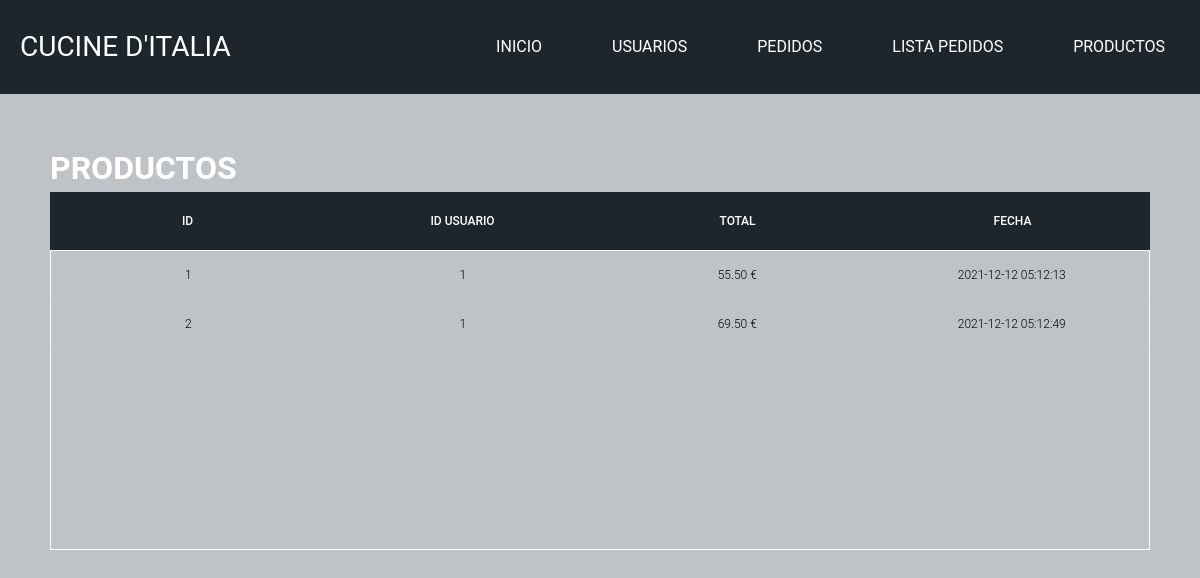
The app's page /admin/pedidos.php with its own data.
### tables this page shows
CREATE TABLE `pedidos` (
  `id_pedido` int(20) NOT NULL,
  `id_usuario` int(11) NOT NULL,
  `total` decimal(5,2) NOT NULL,
  `fecha` datetime NOT NULL
);

### admin/pedidos.php (the view, shortened to what this page needs)
<!DOCTYPE html>
<html lang="es">
<head>
    <link rel="stylesheet" href="./css/normalize.css">
    <link rel="stylesheet" href="../css/estilos_admin.css">
</head>
<body>
    <div id="header">
        <div class="logo">
          <a>Cucine d'Italia</a>
        </div>
        <nav>
          <ul>
            <li>
              <a href="./index_admin.php">Inicio</a>
            </li>
            <li>
              <a href="./usuarios.php">Usuarios</a>
            <li>
              <a href="./pedidos.php">Pedidos</a>
            </li>
            <li>
              <a href="./lista_pedidos.php">Lista Pedidos</a>
            </li>
            <li>
              <a href="./productos_admin.php">Productos</a>
            </li>
          </ul>
        </nav>
      </div>
<section>
  <h1>Productos</h1>
  <div class="tbl-header">
    <table cellpadding="0" cellspacing="0">
      <thead>
        <tr>
          <th>ID</th>
          <th>Id Usuario</th>
          <th>Total</th>
          <th>Fecha</th>
        </tr>
      </thead>
    </table>
  </div>
  <div class="tbl-content">
    <?php
        include('../php/conexion_be.php');
        $resultado = $conexion -> query("SELECT * FROM pedidos");
        while($fila = mysqli_fetch_array($resultado)){
    ?>
    <table cellpadding="0" cellspacing="0">
      <tbody>
        <tr>
          <td><?php echo $fila['id_pedido'];?></td>
          <td><?php echo $fila['id_usuario'];?></td>
          <td><?php echo $fila['total'];?> €</td>
          <td><?php echo $fila['fecha'];?></td>
        </tr>
      </tbody>
    </table>
    <?php } ?>
  </div>
</section>
</body>
</html>

### css/estilos_admin.css (style rules this page uses)
*, *:before, *:after { -moz-box-sizing:border-box; -webkit-box-sizing:border-box; box-sizing:border-box; margin:0; padding:0; }
body { background:#bdc3c7; line-height:1.5; font-family: 'Roboto', sans-serif; text-transform:uppercase; font-size:16px; color:#fff; }
a { text-decoration:none; color:#fff }
#header { background:#1E262D; width:100%; position:relative; }
#header:after { content:""; clear:both; display:block; }
.logo { float:left; padding:26px 0 26px; }
.logo a { font-size:28px; display:block; padding:0 0 0 20px; }
nav { float:right; }
nav>ul { float:left; position:relative; }
nav li { list-style:none; float:left; }
nav li a { float:left; padding:35px; }
@media only screen and (min-width: 960px) { nav { display:block!important } }
table { width:100%; table-layout: fixed; }
.tbl-header { background-color: #1E262D; }
.tbl-content { height:300px; overflow-x:auto; margin-top: 0px; border: 1px solid #fff; }
th { padding: 20px 15px; text-align: center; font-weight: 500; font-size: 12px; color: #fff; text-transform: uppercase; }
td { padding: 15px; text-align: center; vertical-align:middle; font-weight: 300; font-size: 12px; color: black; border-bottom: solid 1px rgba(255,255,255,0.1); }
section { margin: 50px; }

### records on screen
pedidos: id_pedido "1", id_usuario "1", total "55.50", fecha "2021-12-12 05:12:13"
pedidos: id_pedido "2", id_usuario "1", total "69.50", fecha "2021-12-12 05:12:49"
